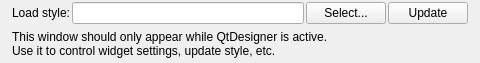
<?xml version="1.0" encoding="UTF-8"?>
<ui version="4.0">
 <class>WidgetsDebugSettings</class>
 <widget class="QWidget" name="WidgetsDebugSettings">
  <property name="geometry">
   <rect>
    <x>0</x>
    <y>0</y>
    <width>480</width>
    <height>63</height>
   </rect>
  </property>
  <property name="windowTitle">
   <string>Kel Gui Custom Widgets Settings</string>
  </property>
  <layout class="QVBoxLayout" name="verticalLayout">
   <property name="spacing">
    <number>2</number>
   </property>
   <property name="leftMargin">
    <number>12</number>
   </property>
   <property name="topMargin">
    <number>2</number>
   </property>
   <property name="rightMargin">
    <number>12</number>
   </property>
   <property name="bottomMargin">
    <number>2</number>
   </property>
   <item>
    <layout class="QHBoxLayout" name="horizontalLayout">
     <item>
      <widget class="QLabel" name="label">
       <property name="text">
        <string>Load style:</string>
       </property>
       <property name="alignment">
        <set>Qt::AlignRight|Qt::AlignTrailing|Qt::AlignVCenter</set>
       </property>
      </widget>
     </item>
     <item>
      <widget class="QLineEdit" name="editGlobalStyle"/>
     </item>
     <item>
      <widget class="QPushButton" name="btnChooseGlobalStyle">
       <property name="text">
        <string>Select...</string>
       </property>
      </widget>
     </item>
     <item>
      <widget class="QPushButton" name="btnUpdateGlobalStyle">
       <property name="text">
        <string>Update</string>
       </property>
      </widget>
     </item>
    </layout>
   </item>
   <item>
    <widget class="QLabel" name="label_2">
     <property name="text">
      <string>This window should only appear while QtDesigner is active.
Use it to control widget settings, update style, etc.</string>
     </property>
    </widget>
   </item>
  </layout>
 </widget>
 <resources/>
 <connections/>
</ui>
